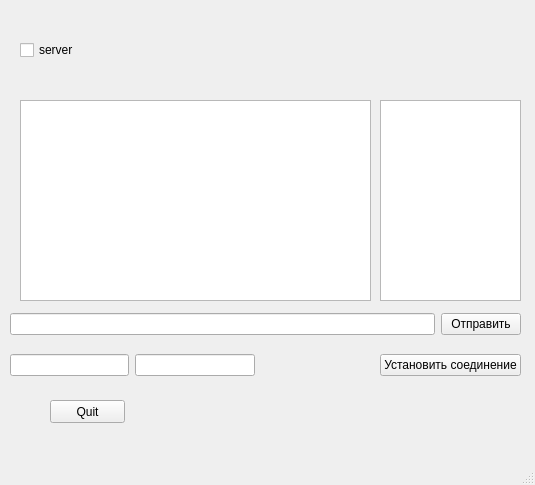
<?xml version="1.0" encoding="UTF-8"?>
<ui version="4.0">
 <class>MainWindow</class>
 <widget class="QMainWindow" name="MainWindow">
  <property name="geometry">
   <rect>
    <x>0</x>
    <y>0</y>
    <width>535</width>
    <height>485</height>
   </rect>
  </property>
  <property name="windowTitle">
   <string>MainWindow</string>
  </property>
  <widget class="QWidget" name="centralwidget">
   <widget class="QWidget" name="horizontalLayoutWidget">
    <property name="geometry">
     <rect>
      <x>20</x>
      <y>10</y>
      <width>501</width>
      <height>80</height>
     </rect>
    </property>
    <layout class="QHBoxLayout" name="horizontalLayout">
     <item>
      <widget class="QCheckBox" name="checkBox">
       <property name="text">
        <string>server</string>
       </property>
      </widget>
     </item>
    </layout>
   </widget>
   <widget class="QWidget" name="horizontalLayoutWidget_2">
    <property name="geometry">
     <rect>
      <x>10</x>
      <y>309</y>
      <width>511</width>
      <height>31</height>
     </rect>
    </property>
    <layout class="QHBoxLayout" name="horizontalLayout_2">
     <item>
      <widget class="QLineEdit" name="MessagelineEdit"/>
     </item>
     <item>
      <widget class="QPushButton" name="SendButton">
       <property name="text">
        <string>Отправить</string>
       </property>
      </widget>
     </item>
    </layout>
   </widget>
   <widget class="QWidget" name="horizontalLayoutWidget_3">
    <property name="geometry">
     <rect>
      <x>10</x>
      <y>350</y>
      <width>511</width>
      <height>31</height>
     </rect>
    </property>
    <layout class="QHBoxLayout" name="horizontalLayout_3">
     <item>
      <widget class="QLineEdit" name="IP_server"/>
     </item>
     <item>
      <widget class="QLineEdit" name="portserver"/>
     </item>
     <item>
      <spacer name="horizontalSpacer">
       <property name="orientation">
        <enum>Qt::Horizontal</enum>
       </property>
       <property name="sizeHint" stdset="0">
        <size>
         <width>40</width>
         <height>20</height>
        </size>
       </property>
      </spacer>
     </item>
     <item>
      <widget class="QPushButton" name="ConnectButton">
       <property name="text">
        <string>Установить соединение</string>
       </property>
      </widget>
     </item>
    </layout>
   </widget>
   <widget class="QTextEdit" name="ChatEdit">
    <property name="geometry">
     <rect>
      <x>20</x>
      <y>100</y>
      <width>351</width>
      <height>201</height>
     </rect>
    </property>
   </widget>
   <widget class="QTextEdit" name="Users">
    <property name="geometry">
     <rect>
      <x>380</x>
      <y>100</y>
      <width>141</width>
      <height>201</height>
     </rect>
    </property>
   </widget>
   <widget class="QPushButton" name="pushButton">
    <property name="geometry">
     <rect>
      <x>50</x>
      <y>400</y>
      <width>75</width>
      <height>23</height>
     </rect>
    </property>
    <property name="text">
     <string>Quit</string>
    </property>
   </widget>
   <zorder>horizontalLayoutWidget</zorder>
   <zorder>horizontalLayoutWidget_2</zorder>
   <zorder>horizontalLayoutWidget_3</zorder>
   <zorder>ChatEdit</zorder>
   <zorder>Users</zorder>
   <zorder>IP_server</zorder>
   <zorder>pushButton</zorder>
  </widget>
  <widget class="QMenuBar" name="menubar">
   <property name="geometry">
    <rect>
     <x>0</x>
     <y>0</y>
     <width>535</width>
     <height>21</height>
    </rect>
   </property>
  </widget>
  <widget class="QStatusBar" name="statusbar"/>
 </widget>
 <resources/>
 <connections/>
</ui>
